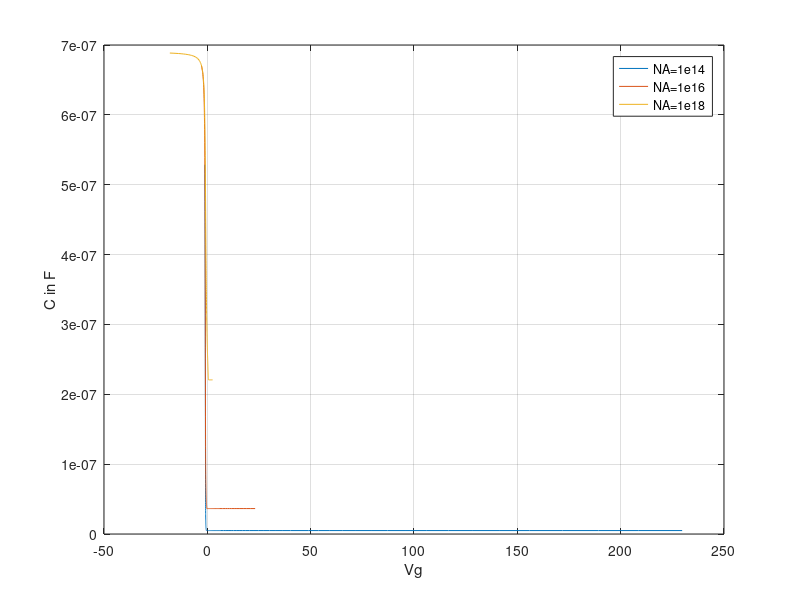

This chart was generated by the following MATLAB code:
%parameters
epsilon=8.854*10^-14; %F/cm^2
epsilonsi=11.8;
epsilonox=3.9;
epsi=epsilon*epsilonsi;
epox=epsilon*epsilonox;
k=1.38*10^-23; %J/K Boltzmann Constant
T=300; %Kelvin
ni=10^10;
tox=5*10^-7; %cm
Cox=epox/tox;
q=1.6*10^-19;
k1=q/(k*T); 
NA=10^14; %cm^-3

for i=1:3
k2=ni^2/NA^2;
phif=(1/k1)*log(NA/ni);
Eg=1.1;
Vfb=-(Eg/2+phif);
coeff=sqrt(2*epsi*k*T*NA);

psi=linspace(-0.25,1.1,270);

%taking derivative manually and putting the expression
Cs_express=-(coeff.*(((exp(-k1.*psi)+psi.*k1-1)+k2.*(exp(k1.*psi)-psi.*k1-1)).^(-0.5)).*((-k1.*exp(-k1.*psi)+k1)+k2.*(k1.*exp(k1.*psi)-k1)))./2;
Cs_express(51:270)=-Cs_express(51:270);
C1_express=((1./Cox)+(1./Cs_express));
C_express=1./C1_express;

%calculating charge
Q=coeff.*(((exp(-k1.*psi)+psi.*k1-1)+k2.*(exp(k1.*psi)-psi.*k1-1)).^0.5);
Q(51:270)=-Q(51:270);
Vg=Vfb+psi-(Q./Cox);

for i = 2:270
    if (C_express(i) > C_express(i-1))
        Cmin=C_express(i-1);
        C_express(i)=Cmin;
    end
end

NA=NA*100;
figure(412);

plot(Vg, C_express); 
%plot(Vg, C_express./Cox);
hold on;
end

legend('NA=1e14', 'NA=1e16', 'NA=1e18');
hold off;
xlabel("Vg");
%ylabel("C/Cox"); 
ylabel("C in F");
grid on;

